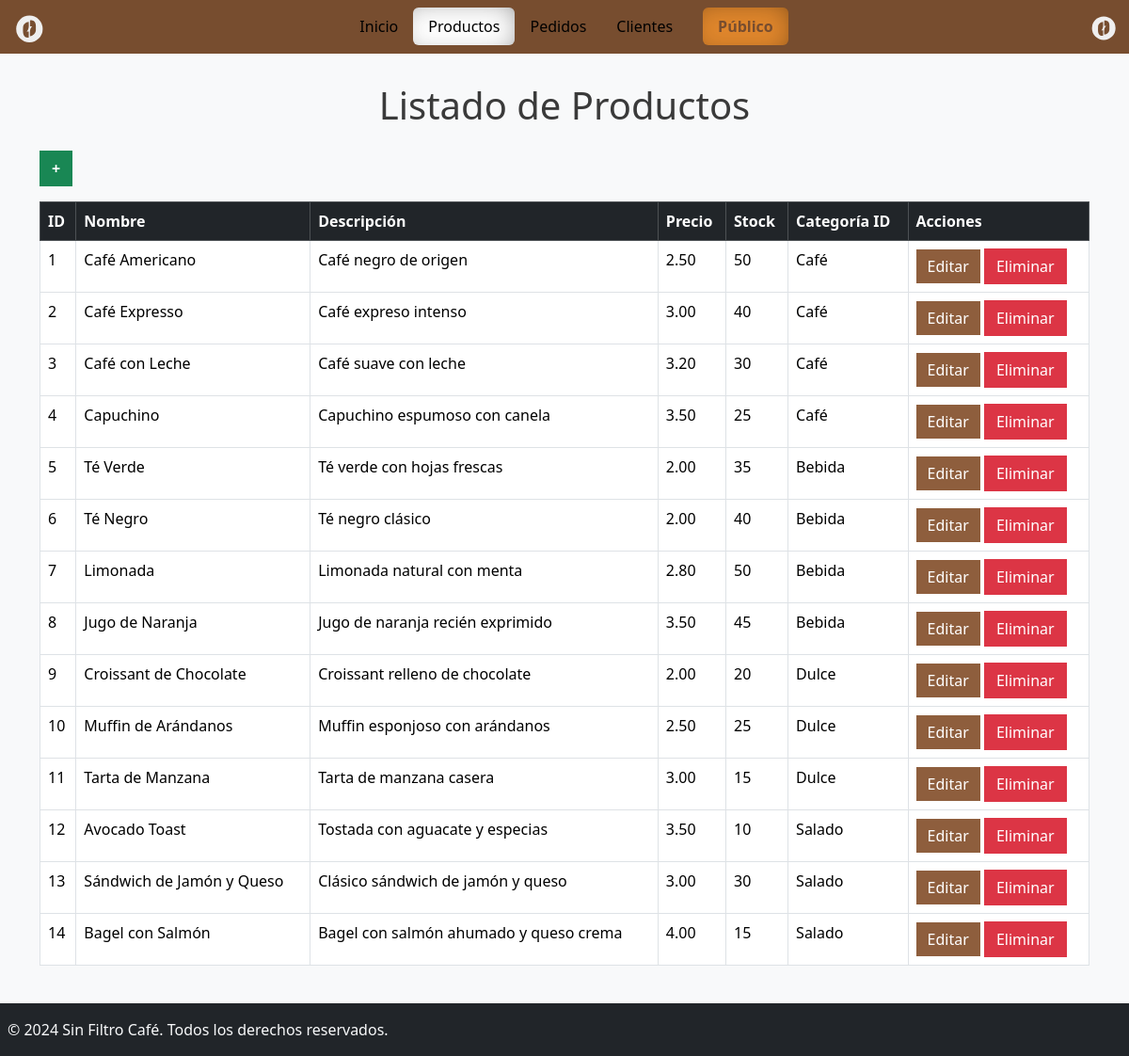
The page /admin/productos.php (signed in) on the database its author committed.
### tables this page shows
CREATE TABLE `productos` (
  `id` int(11) NOT NULL,
  `nombre` varchar(100) NOT NULL,
  `descripcion` varchar(255) DEFAULT NULL,
  `precio` decimal(10,2) NOT NULL,
  `stock` int(11) NOT NULL,
  `categoria_id` int(11) DEFAULT NULL,
  `imagen` varchar(55) DEFAULT NULL
);

### includes/funciones.php (called while the page is built, shortened)
<?php
function listarProductos() {
    try {
        $conexion = conectarBaseDatos();
        $sql = "SELECT id, nombre, descripcion, precio, stock, categoria_id FROM productos";
        $stmt = $conexion->query($sql);
        return $stmt->fetchAll(PDO::FETCH_ASSOC);
    } catch (PDOException $e) {
        die("Error al obtener los productos: " . $e->getMessage());
    }
}
?>

### admin/productos.php (the view, shortened to what this page needs)
<?php
require_once "../includes/header.php";
require "../includes/funciones.php";
$productos = listarProductos();
    echo '
    <body class="bg-light">
        <div class="container mt-5">
            <h1 class="text-center my-4 pt-3">Listado de Productos</h1>
            <div class="table-responsive">
                <table class="table table-bordered table-hover">
                    <thead class="table-dark">
                        <tr>
                            <th>ID</th>
                            <th>Nombre</th>
                            <th>Descripción</th>
                            <th>Precio</th>
                            <th>Stock</th>
                            <th>Categoría ID</th>
                            <th>Acciones</th>
                        </tr>
                    </thead>
                    <tbody>';
                        if (count($productos) > 0):
                            echo "<a href='./vistas/producto/crear.php' class='btn btn-success mb-3 radio-100 fw-bold'>+</a><br>";
                            foreach ($productos as $producto):
                                if ($producto['categoria_id'] == 1) {
                                    $categoria = "Café";
                                }elseif ($producto['categoria_id'] == 2) {
                                    $categoria = "Bebida";
                                }elseif ($producto['categoria_id'] == 3) {
                                    $categoria = "Dulce";
                                }elseif ($producto['categoria_id'] == 4) {
                                    $categoria = "Salado";
                                }
                                echo "<tr>
                                    <td>" . htmlspecialchars($producto["id"]) . "</td>
                                    <td>" . htmlspecialchars($producto["nombre"]) . "</td>
                                    <td>" . htmlspecialchars($producto["descripcion"]) . "</td>
                                    <td>" . htmlspecialchars($producto["precio"]) . "</td>
                                    <td>" . htmlspecialchars($producto["stock"]) . "</td>
                                    <td>" . htmlspecialchars($categoria) . "</td>
                                    <td>
                                        <a href='./vistas/producto/editar.php?id=" . htmlspecialchars($producto["id"]) . "' class='btn btn-primary'>Editar</a>
                                        <form method='POST' action='./vistas/producto/borrar.php' class='d-inline'>
                                            <input type='hidden' name='id' value='" . htmlspecialchars($producto["id"]) . "'>
                                            <button type='submit' class='btn btn-danger'>Eliminar</button>
                                        </form>
                                    </td>
                                </tr>";
                            endforeach;
                        else:
                            echo '<tr>
                                <td colspan="6" class="text-center">No se encontraron productos.</td>
                            </tr>';
                        endif;
                        echo '</tbody></table>';
    echo '
                    </tbody>
                </table>
            </div>
        </div>';
require_once "../includes/footer.php";
?>

### includes/header.php (shortened to what this page needs)
<?php
function verificarAdmin($mensajeAdmin, $mensajePublico, $mensajeVistas) {
    $ruta = $_SERVER['SCRIPT_NAME'];
    if (
        strpos($ruta, 'vistas/cliente') !== false ||
        strpos($ruta, 'vistas/pedido') !== false ||
        strpos($ruta, 'vistas/producto') !== false
    ) {
        return $mensajeVistas;
    }
    elseif (strpos($ruta, '/admin') !== false) {
        return $mensajeAdmin;
    }
    else {
        return $mensajePublico;
    }
}
$paginaActual = basename($_SERVER['SCRIPT_NAME']);
?>
<!DOCTYPE html>
<html lang="es">
<head>
    <link href="https://cdn.jsdelivr.net/npm/bootstrap@5.3.3/dist/css/bootstrap.min.css" rel="stylesheet">
    <link rel="stylesheet" <?php echo verificarAdmin("href='../styles/style.css'","href='./styles/style.css'","href='../../../styles/style.css'"); ?>>
</head>
<body>
    <header>
        <nav class="navbar fixed-top navbar-dark">
            <div class="container-fluid">
                <a class="navbar-brand justify-content-center align-items-center p-0 m-0" href="./index.php">
                    <img <?php echo verificarAdmin("src='../img/iconos/sinfiltrocafe_logo.svg'","src='./img/iconos/sinfiltrocafe_logo.svg'","src='../../../img/iconos/sinfiltrocafe_logo.svg'"); ?> alt="Logo" width="36" height="36" class="img-fluid">
                </a>
                <div class="d-none d-md-inline-block">
                    <ul class="nav nav-pills">
                    <li class="nav-item">
                            <a class="nav-link <?= $paginaActual == 'index.php' ? 'active' : '' ?>" aria-current="page" href="./index.php">Inicio</a>
                        </li>
                        <li class="nav-item">
                            <a class="nav-link <?= $paginaActual == 'productos.php' ? 'active' : '' ?>" <?php echo verificarAdmin("href='./productos.php'>Productos","href='./productos.php'>Productos","href='./../../productos.php'>Productos"); ?></a>
                        </li>
                        <li class="nav-item">
                            <a class="nav-link <?= $paginaActual == 'pedidos.php' ||  $paginaActual == 'nosotros.php' ? 'active' : '' ?>" <?php echo verificarAdmin("href='./pedidos.php'>Pedidos","href='./nosotros.php'>Nosotros","href='./../../pedidos.php'>Pedidos"); ?></a>
                        </li>
                        <li class="nav-item">
                            <a class="nav-link <?= $paginaActual == 'clientes.php' ||  $paginaActual == 'contacto.php' ? 'active' : '' ?>" <?php echo verificarAdmin("href='./clientes.php'>Clientes","href='./contacto.php'>Contacto","href='./../../clientes.php'>Clientes"); ?></a>
                        </li>
                        <li class="nav-item">
                            <a class="nav-link admin ms-3" <?php echo verificarAdmin("href='../index.php'>Público","href='./admin/login.php'>Admin","href='../../../index.php'>Público"); ?></a>
                        </li>
                    </ul>
                </div>
                <a href="./productos.php" class="justify-content-center align-items-center p-0 m-0">
                    <img <?php echo verificarAdmin("src='../img/iconos/sinfiltrocafe_logo.svg'","src='./img/iconos/carrito.svg'","src='../../../img/iconos/sinfiltrocafe_logo.svg'"); ?> alt="Logo" width="32" height="32" class="img-fluid">
                </a>
            </div>
        </nav>
    </header>

### includes/footer.php (shortened to what this page needs)
        <footer class="mt-4 py-3 px-2 bg-dark text-light">
            <p>&copy; 2024 Sin Filtro Café. Todos los derechos reservados.</p>
        </footer>
    </body>
</html>

### styles/style.css (style rules this page uses)
* { box-sizing: border-box; margin: 0; padding: 0; }
body { background-color: #f8f3e9; color: #3a3a3a; display: flex; flex-direction: column; min-height: 100vh; }
.navbar { background-color: rgb(119, 77, 47); }
.navbar a { color: #000000 !important; font-weight: 500 !important; }
.active { background-color: #ffffff !important; color: rgb(119, 77, 47) !important; box-shadow: -5px 3px 36px -20px rgba(0,0,0,0.75) inset; font-weight: 700 !important; border: none !important; }
a.admin { background-color: #E1872C !important; color: rgb(119, 77, 47) !important; box-shadow: -5px 3px 36px -20px rgba(0,0,0,0.75) inset; font-weight: 700 !important; border: none !important; }
footer p { margin-bottom: 0; }
.form-control, .btn { border-radius: 0; }
.btn-primary { background-color: #8e5e3d; border: none; }

### rows shown on the page
productos: id "1", nombre "Café Americano", descripcion "Café negro de origen", precio "2.50", stock "50", categoria "Café"
productos: id "2", nombre "Café Expresso", descripcion "Café expreso intenso", precio "3.00", stock "40", categoria "Café"
productos: id "3", nombre "Café con Leche", descripcion "Café suave con leche", precio "3.20", stock "30", categoria "Café"
productos: id "4", nombre "Capuchino", descripcion "Capuchino espumoso con canela", precio "3.50", stock "25", categoria "Café"
productos: id "5", nombre "Té Verde", descripcion "Té verde con hojas frescas", precio "2.00", stock "35", categoria "Bebida"
productos: id "6", nombre "Té Negro", descripcion "Té negro clásico", precio "2.00", stock "40", categoria "Bebida"
productos: id "7", nombre "Limonada", descripcion "Limonada natural con menta", precio "2.80", stock "50", categoria "Bebida"
productos: id "8", nombre "Jugo de Naranja", descripcion "Jugo de naranja recién exprimido", precio "3.50", stock "45", categoria "Bebida"
productos: id "9", nombre "Croissant de Chocolate", descripcion "Croissant relleno de chocolate", precio "2.00", stock "20", categoria "Dulce"
productos: id "10", nombre "Muffin de Arándanos", descripcion "Muffin esponjoso con arándanos", precio "2.50", stock "25", categoria "Dulce"
productos: id "11", nombre "Tarta de Manzana", descripcion "Tarta de manzana casera", precio "3.00", stock "15", categoria "Dulce"
productos: id "12", nombre "Avocado Toast", descripcion "Tostada con aguacate y especias", precio "3.50", stock "10", categoria "Salado"
productos: id "13", nombre "Sándwich de Jamón y Queso", descripcion "Clásico sándwich de jamón y queso", precio "3.00", stock "30", categoria "Salado"
productos: id "14", nombre "Bagel con Salmón", descripcion "Bagel con salmón ahumado y queso crema", precio "4.00", stock "15", categoria "Salado"
